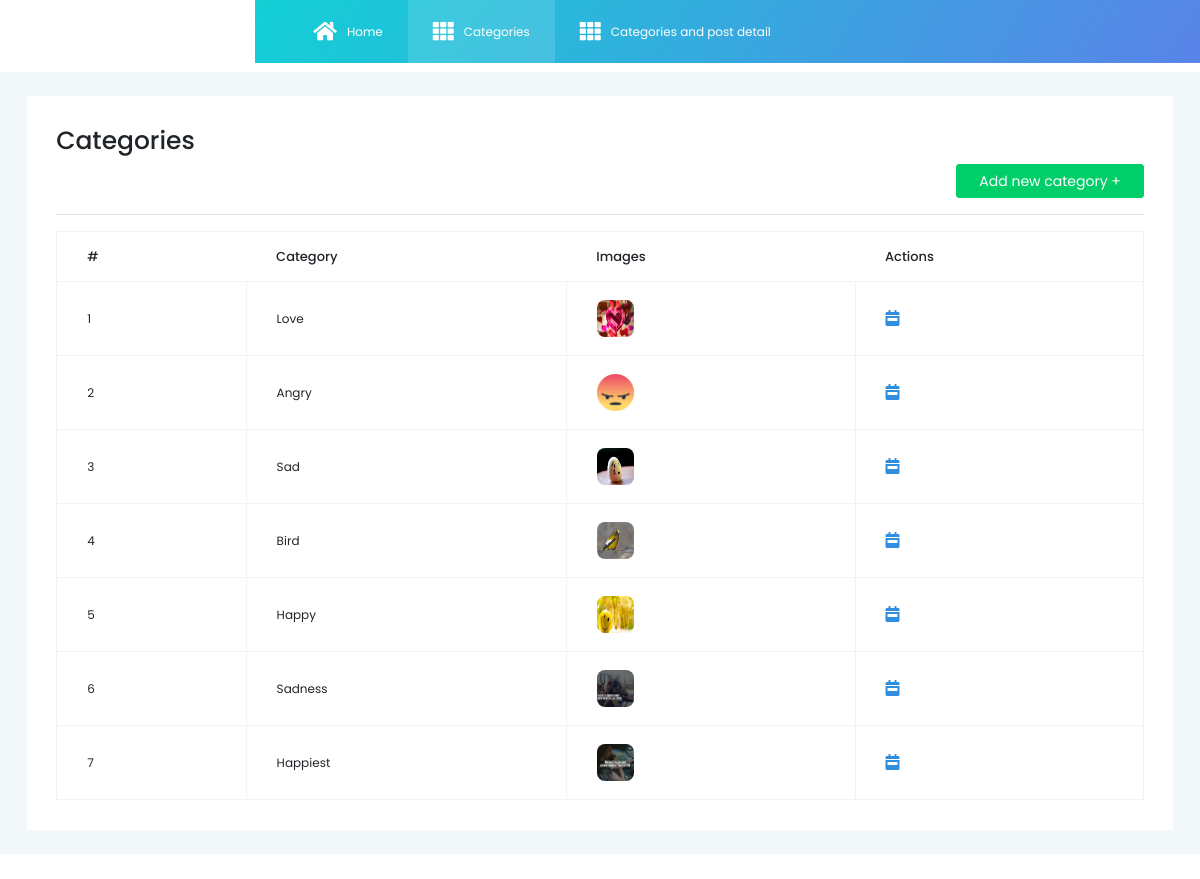
The page /categories on the database as committed earlier.
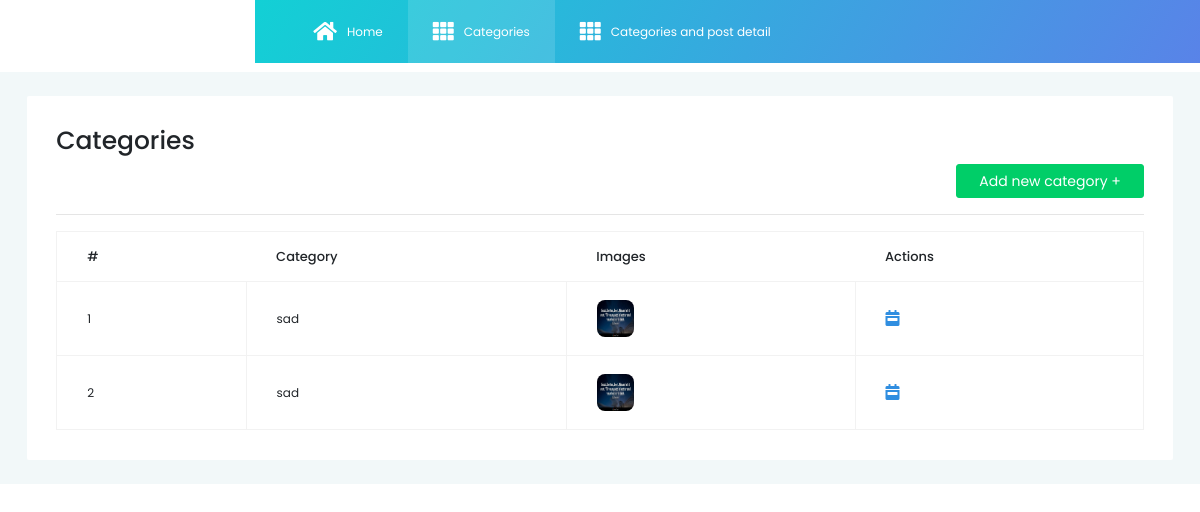
The same page on the database as committed later.
### quotes/models.py (models this page shows, shortened)
class Categories(db.Model):
    id = db.Column(db.Integer, primary_key=True)
    image_file = db.Column(db.String(60), default='default.jpg')
    category_name = db.Column(db.String(80))

### quotes/categories/routes.py (the view)
@category.route('/categories', methods=['GET', 'POST'])
def get_categories():
    categories = Categories.query.all()
    quote = Quotes.query.all()
    return render_template('categories.html', categories=categories, title='Add Categories', quote=quote)

### quotes/template/categories.html
{% extends 'layout.html' %}
{% block content %}
<div class="col-lg-12 grid-margin stretch-card content-wrapper">
    <div class="card">
        <div class="card-body">
            <h3>Categories</h3>
            <div style="text-align: right">
                <a href="{{ url_for('category.add_new_category')}}" class="btn btn-success">
                    Add new category +</a>
            </div>
            <hr>
            <div class="table-responsive">
                <table class="table table-bordered">
                    <thead>
                    <tr>
                        <th>
                            #
                        </th>
                        <th>
                            Category
                        </th>
                        <th>
                            Images
                        </th>
                        <th>
                            Actions
                        </th>
                    </tr>
                    </thead>
                    <tbody>
                    {% for cat in categories %}
                    <tr>
                        <td>
                            <small class="">{{ cat.id }}</small>
                        </td>
                        <td>
                            <small>{{ cat.category_name}}</small>
                        </td>
                        <td>
                            <img src="{{url_for('static', filename='cat_images/' + cat.image_file)}}"
                                 class="rounded profile-image">
                        </td>
                        <td>
                            <a href="{{ url_for('category.get_categoryDetail', category_id=cat.category_name)}}"><i
                                    class="fas fa-calendar-week"
                                    style="font-size: medium; padding-right: 10px; color: #308ee0;"></i></a>
                        </td>
                    </tr>
                    {% endfor %}
                    </tbody>
                </table>
            </div>
        </div>
    </div>
</div>
{% endblock %}

Rows that differ between the two databases and show on the page:
removed Categories: id "3", category_name "Sad", image_file (picture)
removed Categories: id "4", category_name "Bird", image_file (picture)
removed Categories: id "5", category_name "Happy", image_file (picture)
removed Categories: id "6", category_name "Sadness", image_file (picture)
removed Categories: id "7", category_name "Happiest", image_file (picture)
changed Categories id 1: category_name "Love" → "sad"; image_file: picture removed, a placeholder shows
changed Categories id 2: category_name "Angry" → "sad"; image_file: picture removed, a placeholder shows
